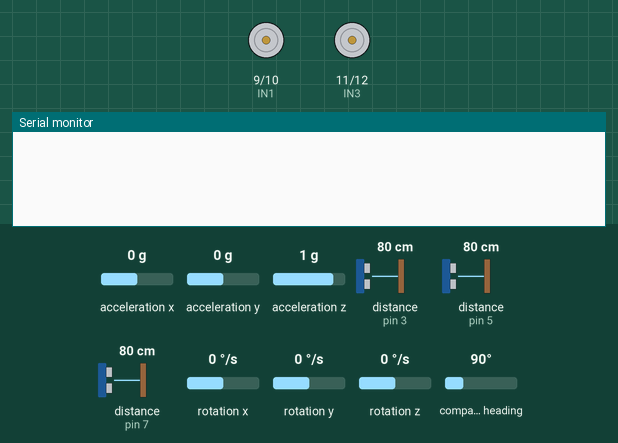
A sketch run on a simulated Arduino Uno, built with avr-gcc and run on an emulated ATmega328P. On the bench: motor-driver pin pairs drawn as motors (green arrow = first pin HIGH = forward, orange = second pin HIGH = backward, longer = more drive, scaled by the enable pin), the last lines printed to the serial monitor. The test bench sets the inputs (shaded band); at power-on: compass heading 90°, acceleration x 0 g, acceleration y 0 g, acceleration z 1 g, distance to the obstacle (sensors on pin 3, pin 5, pin 7) 80 cm, rotation x 0 °/s, rotation y 0 °/s, rotation z 0 °/s. The echo pulse lasts 58.3 µs per cm.

Above: at 0.01 s.
1.3 s: compass heading set to 55°
At 2.3 s:
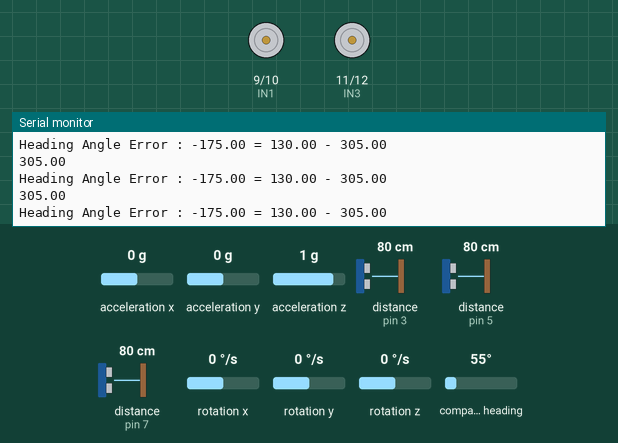
2.8 s: compass heading set to 46°
At 3.3 s:
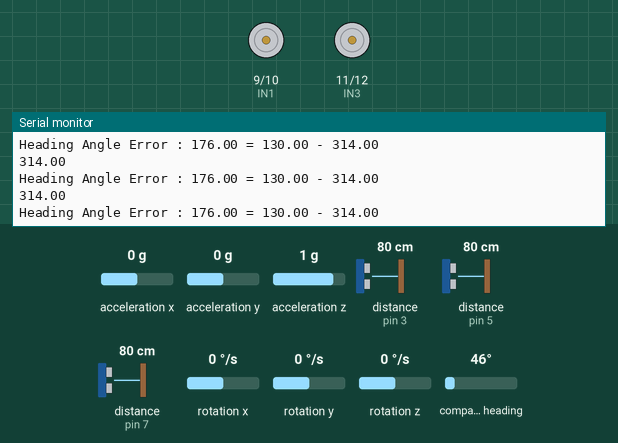
4.3 s: compass heading set to 90°
At 4.9 s:
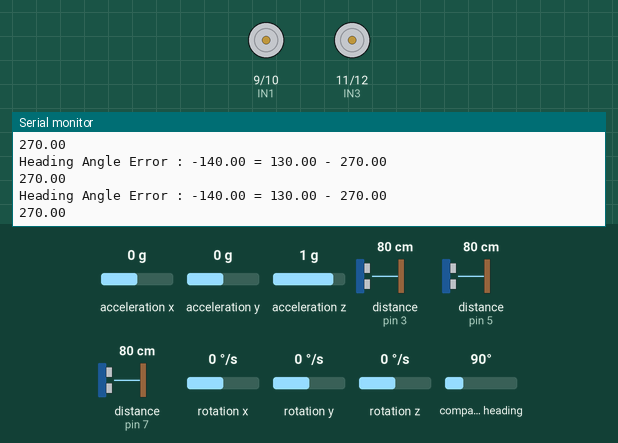
5.8 s: compass heading set to 7°
At 6.5 s:
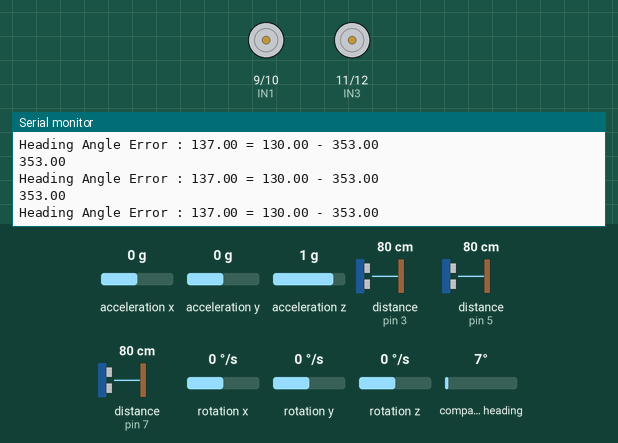
Timing chart, 0 to 8.3 s (numbered marks = the images above; inputs shaded):
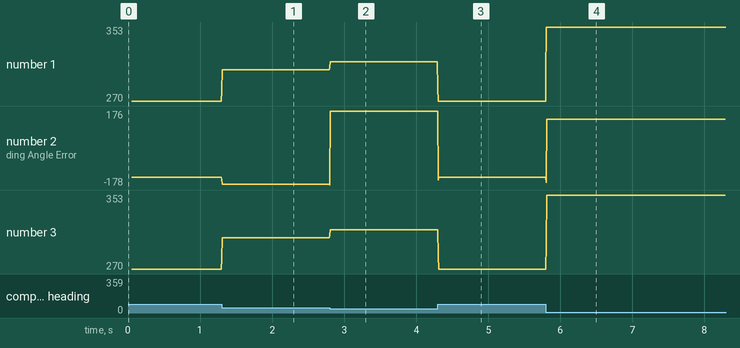

Measured:
- after the input at 1.3 s, the serial monitor: prints a new line at once (image 1)
- after the input at 2.8 s, the serial monitor: prints a new line at once (image 2)
- after the input at 4.3 s, the serial monitor: prints a new line at once (image 3)
- after the input at 5.8 s, the serial monitor: prints a new line at once (image 4)
- plotted number 1: 270 → 305 after the input at 1.3 s, 305 → 314 after the input at 2.8 s, 314 → 270 after the input at 4.3 s, 270 → 353 after the input at 5.8 s
- plotted number 2: -140 → -175 after the input at 1.3 s, -175 → 176 after the input at 2.8 s, 176 → -140 after the input at 4.3 s, -140 → 137 after the input at 5.8 s
- plotted number 3: 270 → 305 after the input at 1.3 s, 305 → 314 after the input at 2.8 s, 314 → 270 after the input at 4.3 s, 270 → 353 after the input at 5.8 s

The sketch:

20230519.ino
```cpp
///////////////////// driving ////////////////////////

float t_angle[4] {0, 90, 180, 270};

/////////////////////// IMU /////////////////////////
#include <Wire.h>
#include <LSM303.h>

#define THRESHOLD_ANGLE1 10
#define THRESHOLD_ANGLE2 7


LSM303 compass;

float heading_angle = 0.0;
float init_heading_angle = 0.0; // 초기 방향
float target_heading_angle = 90;
float heading_angle_error = 0.0;  //  error 값

//////////////////////// sonar ///////////////////////
#include <NewPing.h>

#define SONAR_NUM 3      // Number of sensors.
#define MAX_DISTANCE 150 // Maximum distance (in cm) to ping.
#define WALL_GAP_DISTANCE 400 // mm
#define WALL_GAP_DISTANCE_HALF 200 // mm
#define MOTOR_PWM_OFFSET 10

#define Front 0
#define Left  1
#define Right 2

#define TRIG1 2  //  1번 초음파 센서 Trig 핀 번호
#define ECHO1 3  //  1번 초음파 센서 Echo 핀 번호

#define TRIG2 4  //  2번 초음파 센서 Trig 핀 번호
#define ECHO2 5  //  2번 초음파 센서 Echo 핀 번호

#define TRIG3 6  //  3번 초음파 센서 Trig 핀 번호
#define ECHO3 7  //  3번 초음파 센서 Echo 핀 번호

NewPing sonar[SONAR_NUM] = {   // Sensor object array.
  NewPing(TRIG1, ECHO1, MAX_DISTANCE), // Each sensor's trigger pin, echo pin, and max distance to ping.
  NewPing(TRIG2, ECHO2, MAX_DISTANCE),
  NewPing(TRIG3, ECHO3, MAX_DISTANCE)
};

float front_sonar, left_sonar, right_sonar = 0.0;

///////////////L298/////////////////
#define ENA 8
#define IN1 9
#define IN2 10
#define IN3 11
#define IN4 12
#define ENB 13

////////////////////// Maze Status ////////////////////
int maze_status = 0;


void setup() {
  pinMode(ENA, OUTPUT);
  pinMode(IN1, OUTPUT);
  pinMode(IN2, OUTPUT);

  pinMode(IN3, OUTPUT);
  pinMode(IN4, OUTPUT);
  pinMode(ENB, OUTPUT);

  Serial.begin(115200); // 통신 속도를 115200으로 정의

  Wire.begin(); // IMU initiallize
  compass.init();
  compass.enableDefault();

  /*
    Calibration values; the default values of +/-32767 for each axis
    lead to an assumed magnetometer bias of 0. Use the Calibrate example
    program to determine appropriate values for your particular unit.
  */
  compass.m_min = (LSM303::vector<int16_t>) {
    -32767, -32767, -32767
  };
  compass.m_max = (LSM303::vector<int16_t>) {
    +32767, +32767, +32767
  };
}
  void motor_R_control(int motor_speed_R) // 모터 A의 속도(speed)제어
  {
    if (motor_speed_R >= 0)
    {
      digitalWrite(IN1, HIGH);         //모터의 방향 제어
      digitalWrite(IN2, LOW);
      if(motor_speed_R>=255) motor_speed_R = 255;
      analogWrite(ENA, motor_speed_R); //모터의 속도 제어
    }
    else
    {
      digitalWrite(IN1, LOW);
      digitalWrite(IN2, HIGH);
      if(motor_speed_R<=-255) motor_speed_R = -255;
      analogWrite(ENA, -motor_speed_R);
    }
  }


  void motor_L_control(int motor_speed_L) // 모터 A의 속도(speed)제어
  {
    if (motor_speed_L >= 0)
    {
      digitalWrite(IN3, LOW);         //모터의 방향 제어
      digitalWrite(IN4, HIGH);
      if(motor_speed_L>=255) motor_speed_L = 255;
      analogWrite(ENB, motor_speed_L); //모터의 속도 제어
    }
    else
    {
      digitalWrite(IN3, HIGH);
      digitalWrite(IN4, LOW);
      if(motor_speed_L<=-255) motor_speed_L = -255;
      analogWrite(ENB, -motor_speed_L);
    }
  }


void check_maze_status(void) {
  if ((left_sonar >= 0) && (left_sonar <= WALL_GAP_DISTANCE_HALF) && (right_sonar >= 0) && (right_sonar <= WALL_GAP_DISTANCE_HALF) && (front_sonar >= 0) && (front_sonar <= WALL_GAP_DISTANCE_HALF)) { // 세 면이 다 막힌 경우
    maze_status = 4;
    Serial.println("maze_status = 4");
  }
  else if ((left_sonar >= 0) && (left_sonar <= WALL_GAP_DISTANCE_HALF) && (right_sonar >= 0) && (right_sonar <= WALL_GAP_DISTANCE_HALF) && (front_sonar >= WALL_GAP_DISTANCE_HALF)) {
    maze_status = 1;
    Serial.println("maze_status = 1");
  }
  else if ((left_sonar >= 0) && (left_sonar <= WALL_GAP_DISTANCE_HALF) && (front_sonar >= 0) && (front_sonar <= WALL_GAP_DISTANCE_HALF)) {
    maze_status = 2;
    Serial.println("maze_status = 2");
  }
  else if ((right_sonar >= 0) && (right_sonar <= WALL_GAP_DISTANCE_HALF) && (front_sonar >= 0) && (front_sonar <= WALL_GAP_DISTANCE_HALF)) {
    maze_status = 3;
    Serial.println("maze_status = 3");
  }
  else {
    maze_status = 0;
    Serial.println("maze_status = 0");
  }
}
// 먼저 left_pwm = 0; right_pwm = 100; 으로 해서 왼쪽 오른쪽 방향 찾기

void wall_collision_avoid(int base_speed)
  {
    float error = 0.0;
    float Kp = 0.5;       //나중에 조정해야 할 것
    int pwm_conrol = 0; // pwm을 0으로 초기화
    int right_pwm = 0;  // 모터속도 0으로 초기화
    int left_pwm = 0;   // 모터속도 0으로 초기화

    error = (right_sonar - left_sonar);
    error = Kp * error;

    if (error >=  40) error =  40;
    if (error <= -40) error = -40;

    right_pwm = base_speed - error;
    left_pwm  = base_speed + error * 1.5 ;

    if (right_pwm <= 0) right_pwm = 0;
    if (left_pwm  <= 0) left_pwm  = 0;

    if (right_pwm >= 255) right_pwm = 255;
    if (left_pwm  >= 255) left_pwm  = 255;
/*
    motor_A_control(HIGH, right_pwm); // 오른쪽 전진
    motor_B_control(HIGH, left_pwm); // 왼쪽 전진
*/
  }

void imu_rotation(void) {
  bool flag = 1;  // bool type - 0 or 1
  while (flag) {
    compass.read();
    float heading1 = compass.heading();
    compass.read();
    float heading2 = compass.heading();
    compass.read();
    float heading3 = compass.heading();
    heading_angle = (heading1 + heading2 + heading3) / 3;

    heading_angle = 360 - heading_angle;  // 회전 좌표계를 반시계 방향으로 전환

    Serial.println(heading_angle);

    heading_angle_error = target_heading_angle - heading_angle;

    if (heading_angle_error > 180) {
      heading_angle_error = heading_angle_error - 360;
    }
    else if (heading_angle_error < -180) {
      heading_angle_error = heading_angle_error + 360;
    }
    else {

    }
    if (heading_angle_error > THRESHOLD_ANGLE1) { // 반시계 방향으로 회전
      motor_L_control(-100);
      motor_R_control(100);
    }
    else if ((heading_angle_error >= THRESHOLD_ANGLE2) && (heading_angle_error <= THRESHOLD_ANGLE1)) { // 정지
      motor_L_control(70);
      motor_R_control(-70);
    }
    else if ((heading_angle_error > -THRESHOLD_ANGLE2) && (heading_angle_error < THRESHOLD_ANGLE2)) { // 정지
      motor_L_control(0);
      motor_R_control(0);
      flag = 0;
    }
    else if ((heading_angle_error >= -THRESHOLD_ANGLE1) && (heading_angle_error <= -THRESHOLD_ANGLE2)) { // 정지
      motor_L_control(-70);
      motor_R_control(70);
    }
    else { // heading_angle_error < -THRESHOLD_ANGLE1 // 시계방향으로 회전
      motor_L_control(100);
      motor_R_control(-100);
    }
    Serial.print("Heading Angle Error : ");
  Serial.print(heading_angle_error);  // heading angle error 표시
  Serial.print(" = ");
  Serial.print(target_heading_angle);
  Serial.print(" - ");
  Serial.println(heading_angle); // headning_angle 표시
  }
}

void loop() {
  float front_sonar1 = sonar[Front].ping_cm() * 10; // 전방 센서 측정
  float left_sonar1 = sonar[Left].ping_cm() * 10;  // 좌측 센서 측정
  float right_sonar1 = sonar[Right].ping_cm() * 10; // 우측 센서 측정

  float front_sonar2 = sonar[Front].ping_cm() * 10; // 전방 센서 측정
  float left_sonar2 = sonar[Left].ping_cm() * 10;  // 좌측 센서 측정
  float right_sonar2 = sonar[Right].ping_cm() * 10; // 우측 센서 측정

  float front_sonar3 = sonar[Front].ping_cm() * 10; // 전방 센서 측정
  float left_sonar3 = sonar[Left].ping_cm() * 10;  // 좌측 센서 측정
  float right_sonar3 = sonar[Right].ping_cm() * 10; // 우측 센서 측정

  front_sonar = (front_sonar1 + front_sonar2 + front_sonar3) / 3;
  left_sonar = (left_sonar1 + left_sonar2 + left_sonar3) / 3;
  right_sonar = (right_sonar1 + right_sonar2 + right_sonar3) / 3;

  if (front_sonar == 0.0)  front_sonar = MAX_DISTANCE;
  if (left_sonar == 0.0)  left_sonar = MAX_DISTANCE;
  if (right_sonar == 0.0)  right_sonar = MAX_DISTANCE;

  target_heading_angle = 130;
  imu_rotation();
  delay(1500);

  target_heading_angle = 90;
  imu_rotation();
  delay(1500);

  Serial.print("L: "); Serial.print(left_sonar);   Serial.print("  ");
  Serial.print("F: "); Serial.print(front_sonar);  Serial.print("  ");
  Serial.print("R: "); Serial.println(right_sonar);

  Serial.print("Heading Angle Error : ");
  Serial.print(heading_angle_error);  // heading angle error 표시
  Serial.print(" = ");
  Serial.print(target_heading_angle);
  Serial.print(" - ");
  Serial.println(heading_angle); // headning_angle 표시

  check_maze_status();
}
```
